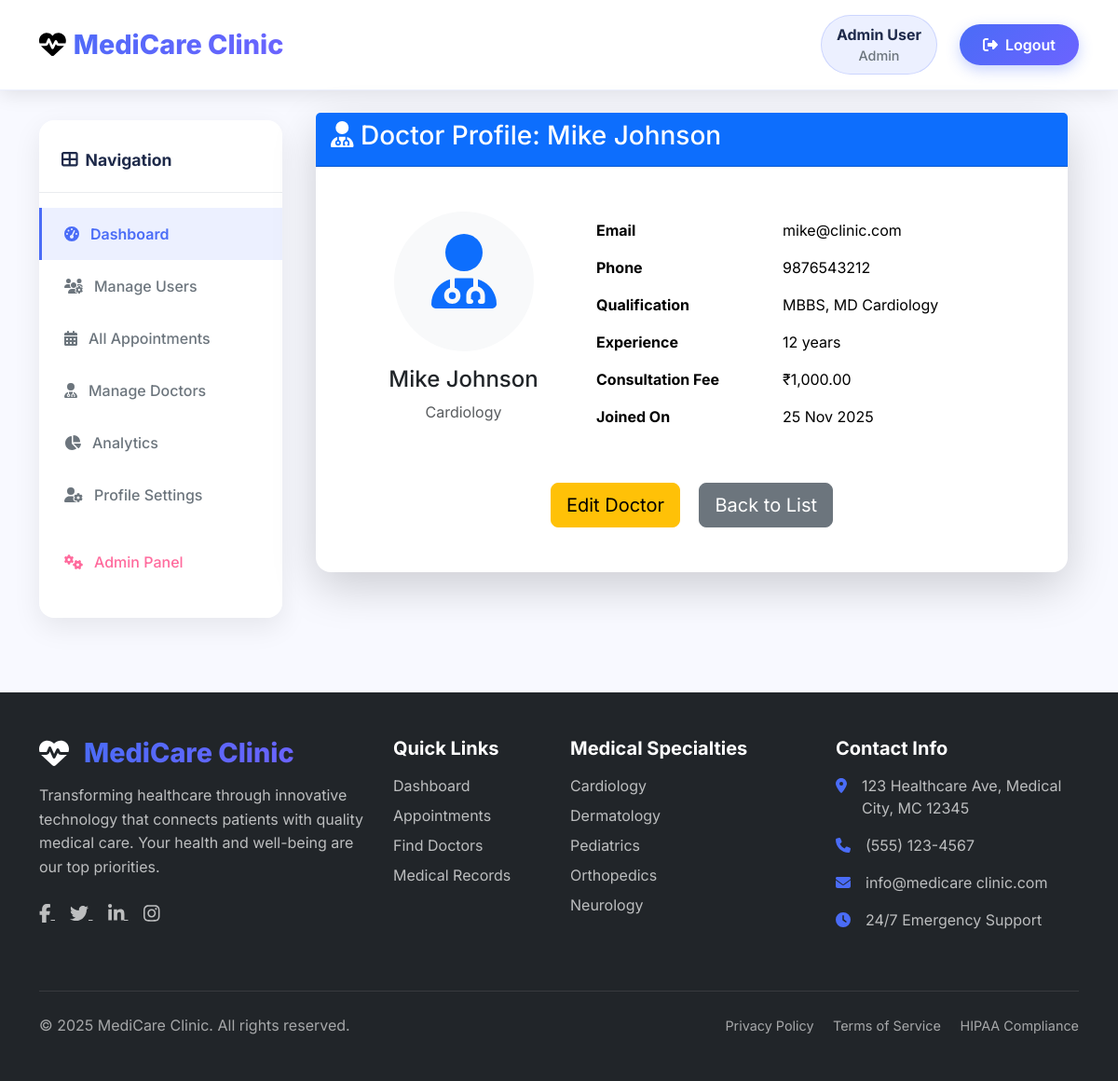
/admin/view_doctor.php?id=2 (signed in), run on the app's committed database.
### tables this page shows
CREATE TABLE `doctors` (
  `doctor_id` int(11) NOT NULL AUTO_INCREMENT,
  `user_id` int(11) NOT NULL,
  `specialization_id` int(11) NOT NULL,
  `qualification` varchar(100) DEFAULT NULL,
  `experience_years` int(11) DEFAULT 0,
  `consultation_fee` decimal(10,2) DEFAULT 500.00,
  `profile_photo` varchar(255) DEFAULT NULL,
  PRIMARY KEY (`doctor_id`),
  FOREIGN KEY (`user_id`) REFERENCES `users`(`user_id`) ON DELETE CASCADE,
  FOREIGN KEY (`specialization_id`) REFERENCES `specializations`(`specialization_id`)
);

CREATE TABLE `users` (
  `user_id` int(11) NOT NULL AUTO_INCREMENT,
  `full_name` varchar(100) NOT NULL,
  `email` varchar(100) NOT NULL UNIQUE,
  `password` varchar(255) NOT NULL,
  `phone` varchar(20) DEFAULT NULL,
  `role` enum('patient','doctor','admin') NOT NULL DEFAULT 'patient',
  `created_at` timestamp DEFAULT CURRENT_TIMESTAMP,
  PRIMARY KEY (`user_id`)
);

CREATE TABLE `specializations` (
  `specialization_id` int(11) NOT NULL AUTO_INCREMENT,
  `name` varchar(100) NOT NULL,
  `description` text DEFAULT NULL,
  PRIMARY KEY (`specialization_id`)
);

### admin/view_doctor.php (the view, shortened to what this page needs)
<?php require_once '../includes/header.php'; ?>
<?php require_once '../includes/db_connect.php'; ?>
<?php if (!isAdmin()) header("Location: ../dashboard.php");
$id = $_GET['id'] ?? 0;
$stmt = $conn->prepare("
    SELECT u.*, d.*, s.name as spec_name
    FROM doctors d
    JOIN users u ON d.user_id = u.user_id
    JOIN specializations s ON d.specialization_id = s.specialization_id
    WHERE d.doctor_id = ?
");
$stmt->bind_param("i", $id);
$stmt->execute();
$doc = $stmt->get_result()->fetch_assoc();
?>
<div class="container mt-4">
    <div class="card shadow-lg border-0 rounded-4">
        <div class="card-header bg-primary text-white">
            <h3><i class="fas fa-user-md"></i> Doctor Profile: <?= htmlspecialchars($doc['full_name']) ?></h3>
        </div>
        <div class="card-body p-5">
            <div class="row">
                <div class="col-md-4 text-center mb-4">
                    <div class="bg-light rounded-circle mx-auto" style="width:150px;height:150px;">
                        <i class="fas fa-user-md fa-5x text-primary pt-4"></i>
                    </div>
                    <h4 class="mt-3"><?= $doc['full_name'] ?></h4>
                    <p class="text-muted"><?= $doc['spec_name'] ?></p>
                </div>
                <div class="col-md-8">
                    <table class="table table-borderless">
                        <tr><th width="200">Email</th><td><?= $doc['email'] ?></td></tr>
                        <tr><th>Phone</th><td><?= $doc['phone'] ?: 'Not set' ?></td></tr>
                        <tr><th>Qualification</th><td><?= $doc['qualification'] ?></td></tr>
                        <tr><th>Experience</th><td><?= $doc['experience_years'] ?> years</td></tr>
                        <tr><th>Consultation Fee</th><td>₹<?= number_format($doc['consultation_fee'], 2) ?></td></tr>
                        <tr><th>Joined On</th><td><?= date('d M Y', strtotime($doc['created_at'])) ?></td></tr>
                    </table>
                </div>
            </div>
            <div class="text-center mt-4">
                <a href="edit_doctor.php?id=<?= $doc['doctor_id'] ?>" class="btn btn-warning btn-lg">
                    Edit Doctor
                </a>
                <a href="doctors.php" class="btn btn-secondary btn-lg ms-3">
                    Back to List
                </a>
            </div>
        </div>
    </div>
</div>
<?php require_once '../includes/footer.php'; ?>

### includes/header.php (style rules this page uses)
:root { --primary: #4a6cf7; --primary-light: #6a85f9; --primary-dark: #3a56d4; --secondary: #6c63ff; --accent: #ff6b9d; --accent-light: #ff8ab0; --light: #f8f9ff; --dark: #1e2a4a; --gray: #6c757d; --gray-light: #e9ecef; --success: #28a745; --danger: #dc3545; --border-radius: 16px; --box-shadow: 0 10px 30px rgba(0, 0, 0, 0.08); --box-shadow-lg: 0 20px 50px rgba(0, 0, 0, 0.12); --transition: all 0.4s cubic-bezier(0.175, 0.885, 0.32, 1.275); }
* { margin: 0; padding: 0; box-sizing: border-box; }
body { background: #f8f9ff; font-family: 'Inter', sans-serif; color: var(--dark); min-height: 100vh; display: flex; flex-direction: column; }

### data on the page
doctors: user.full_name "Mike Johnson", specialization.name "Cardiology", user.email "mike@clinic.com", user.phone "9876543212", qualification "MBBS, MD Cardiology", experience_years "12", consultation_fee "1,000.00", user.created_at "25 Nov 2025"

### other printed values
SITE_NAME "MediCare Clinic"
$_SESSION['full_name'] "Admin User"
$_SESSION['role'] "Admin"
SITE_NAME "medicare clinic"
